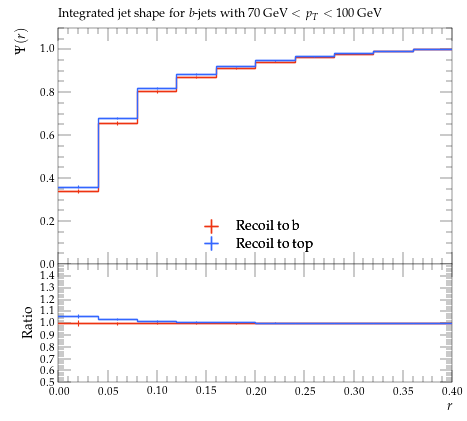

Source code (Python):
#! /usr/bin/env python

# This Python script was auto-generated using YODA v2.0.2.
# Analysis object: /ATLAS_2013_I1243871/d04-x01-y02
# Timestamp: 06-08-2026 (15:14:31)

import matplotlib as mpl
import matplotlib.pyplot as plt
mpl.use('Agg') # comment out for interactive use
import os
import numpy as np

plotDir = os.path.split(os.path.realpath(__file__))[0]
if 'YODA_USER_PLOT_PATH' in globals():
    plot_outdir = globals()['YODA_USER_PLOT_PATH']
else:
    plot_outdir = plotDir

#plot style
plt.style.use(os.path.join(plotDir, '../default.mplstyle'))
# plot metadata
figW, figH = plt.rcParams['figure.figsize']
ax_xLabel = r'$r$'
ax_yLabel = r'$\Psi(r)$'
ax_title  = r'Integrated jet shape for $b$-jets with $70\,\mathrm{GeV} < p_T < 100\,\mathrm{GeV}$'
ax_xScale = 'linear'
ax_yScale = 'linear'
xLims = (0.0, 0.4)
yLims = (0.0, 1.1)

# TeX-friendly labels for the legend
labels = {
    'legend' : ([ r"Recoil to b", r"Recoil to top" ], r""),
}

# Adjust canvas width and height
canvasW = 10.0
canvasH = 9.0
figW *= canvasW/10.
figH *= canvasH/9.

# Create figure and axis objects
fig, (ax, ratio0_ax) = plt.subplots(2, 1, sharex=True,
                  figsize=(figW,figH), gridspec_kw={'height_ratios': (6.0, 3.0)})

# Set figure margins
plt.subplots_adjust(
    left   = 1.0 * plt.rcParams['figure.subplot.left'],
    right  = 1.0 * plt.rcParams['figure.subplot.right'],
    top    = 1.0 * plt.rcParams['figure.subplot.top'],
    bottom = 1.0 * plt.rcParams['figure.subplot.bottom'])

ratio0_ax.yaxis.set_major_locator(mpl.ticker.MultipleLocator(0.1))
ratio0_ax.set_ylim(0.5, 1.4999)
ratio0_ax.set_ylabel('Ratio')

# the numerical data is stored in a separate file
dataf = dict()
prefix = os.path.split(__file__)[0]
if prefix:    prefix = prefix + '/'
exec(open(prefix+'d04-x01-y02__data.py').read(), dataf)


legend_handles = dict() # keep track of handles for the legend

# style options for curves
# starts at zorder>=5 to draw curve on top of legend
styles = {
  'recoil_b': {
    'color' : '#EE3311',
    'linestyle' : '-',
    'linewidth' : 1,
    'marker' : 'none',
    'markersize' : 2,
    'capsize' : 0.0,
    'zorder' : 5,
    'histstyle' : 1,
    'drawstyle' : 'steps-pre',
    'xerrorbars' : 1,
    'yerrorbars' : 1,
    'fillcolor' : None,
    'fillopacity' : 1.0,
    'ratio0_linestyle' : '-',
    'ratio0_linewidth' : 1,
    'ratio0_marker' : 'none',
    'ratio0_markersize' : 2,
    'ratio0_capsize' : 0.0,
    'ratio0_zorder' : 5,
    'ratio0_histstyle' : 1,
    'ratio0_drawstyle' : 'steps-pre',
    'ratio0_xerrorbars' : 1,
    'ratio0_yerrorbars' : 1,
  },
  'recoil_t': {
    'color' : '#3366FF',
    'linestyle' : '-',
    'linewidth' : 1,
    'marker' : 'none',
    'markersize' : 2,
    'capsize' : 0.0,
    'zorder' : 6,
    'histstyle' : 1,
    'drawstyle' : 'steps-pre',
    'xerrorbars' : 1,
    'yerrorbars' : 1,
    'fillcolor' : None,
    'fillopacity' : 1.0,
    'ratio0_linestyle' : '-',
    'ratio0_linewidth' : 1,
    'ratio0_marker' : 'none',
    'ratio0_markersize' : 2,
    'ratio0_capsize' : 0.0,
    'ratio0_zorder' : 6,
    'ratio0_histstyle' : 1,
    'ratio0_drawstyle' : 'steps-pre',
    'ratio0_xerrorbars' : 1,
    'ratio0_yerrorbars' : 1,
  },
}

# curve from input yoda files in main panel
for label, yvals in dataf['yvals'].items():
    if all(np.isnan(v) for v in dataf['yvals'][label]):
        continue
    tmp = None
    if styles[label]['histstyle']: # draw as histogram
        xpos = dataf['xedges'][label] if styles[label]['drawstyle'] else dataf['xpoints'][label]
        ypos = np.insert(yvals, 0, yvals[0]) if styles[label]['drawstyle'] else yvals
        if styles[label]['fillcolor']: # fill area below curve
            ax.fill_between(xpos, ypos, step='pre',
                            color=styles[label]['fillcolor'],
                            alpha=styles[label]['fillopacity'])
        tmp, = ax.plot(xpos, ypos,
                       color=styles[label]['color'],
                       linestyle=styles[label]['linestyle'],
                       linewidth=styles[label]['linewidth'],
                       drawstyle=styles[label]['drawstyle'], solid_joinstyle='miter',
                       zorder=styles[label]['zorder'], label=label)
    tmp = ax.errorbar(dataf['xpoints'][label], yvals,
                      xerr=np.array(dataf['xerrs'][label])*styles[label]['xerrorbars'],
                      yerr=np.array(dataf['yerrs'][label])*styles[label]['yerrorbars'],
                      fmt=styles[label]['marker'], capsize=styles[label]['capsize'],
                      markersize=styles[label]['markersize'],
                      ecolor=styles[label]['color'],
                      color=styles[label]['color'], zorder=styles[label]['zorder'])
    tmp[-1][0].set_linestyle(styles[label]['linestyle'])
    tmp[-1][0].set_linewidth(styles[label]['linewidth'])
    if label in dataf['add_legend_handle']:  legend_handles[label] = tmp
    for varLabel in dataf['variation_yvals'].keys():
        if varLabel.startswith(label):
            tmp, = ax.plot(dataf['xedges'][label], dataf['variation_yvals'][varLabel],
                           color=styles[label]['color'],
                           linestyle=styles[label]['linestyle'],
                           linewidth=styles[label]['linewidth'],
                           drawstyle='steps-pre', solid_joinstyle='miter',
                           zorder=styles[label]['zorder'], alpha=0.5)


# plots on ratio panel
# curve from input yoda files in ratio panel
for label, yvals in dataf['ratio0_yvals'].items():
    if all(np.isnan(v) for v in yvals):
        continue
    if styles[label]['ratio0_histstyle']: # plot as histogram
        xpos = dataf['xedges']['recoil_b'] if styles[label]['ratio0_drawstyle'] else dataf['xpoints']['recoil_b']
        ypos = np.insert(yvals, 0, yvals[0]) if styles[label]['ratio0_drawstyle'] else yvals
        ratio0_ax.plot(xpos, ypos,
                       color=styles[label]['color'],
                       linewidth=styles[label]['linewidth'],
                       linestyle=styles[label]['ratio0_linestyle'],
                       drawstyle=styles[label]['ratio0_drawstyle'], zorder=styles[label]['zorder'],
                       solid_joinstyle='miter')
    tmp = ratio0_ax.errorbar(dataf['xpoints']['recoil_b'], yvals,
                             xerr=np.array(dataf['ref_xerrs'])*styles[label]['ratio0_xerrorbars'],
                             yerr=np.array(dataf['ratio0_yerrs'][label])*styles[label]['ratio0_yerrorbars'],
                             fmt=styles[label]['ratio0_marker'], capsize=styles[label]['ratio0_capsize'],
                             markersize=styles[label]['ratio0_markersize'],
                             ecolor=styles[label]['color'],
                             color=styles[label]['color'])
    tmp[-1][0].set_linestyle(styles[label]['ratio0_linestyle'])
    tmp[-1][0].set_linewidth(styles[label]['ratio0_linewidth'])

    for varlabel in dataf['ratio0_variation_vals'].keys():
        if varlabel.startswith(label):
            ratio0_ax.plot(dataf['xedges']['recoil_b'],
                            dataf['ratio0_variation_vals'][varlabel],
                            color=styles[label]['color'],
                            linestyle=styles[label]['linestyle'],
                            linewidth=styles[label]['linewidth'],
                            drawstyle='steps-pre', solid_joinstyle='miter',
                            zorder=1, alpha=0.5)

legend_items = list(legend_handles.values())
ax.add_artist(ax.legend(legend_items,
                        labels['legend'][0],
                        title=labels['legend'][1],
                        alignment='left',
                        loc='lower center',
                        bbox_to_anchor=(0.5, 0.0)))

# set plot metadata as defined above
ratio0_ax.set_xlabel(ax_xLabel)
ratio0_ax.xaxis.set_label_coords(1., -0.15)
ax.set_ylabel(ax_yLabel, ha='right', va='top')
ax.yaxis.set_label_coords(-0.11, 1.0)
ax.set_title(ax_title, loc='left')
ax.set_xscale(ax_xScale)
ax.set_yscale(ax_yScale)
ax.set_xlim(xLims)
ax.set_ylim(yLims)

# tick formatting
plt.rcParams['xtick.top'] = True
plt.rcParams['ytick.right'] = True
fig.align_ylabels((ax, ratio0_ax))
plt.savefig(os.path.join(plot_outdir, 'd04-x01-y02.pdf'), format='PDF')
plt.savefig(os.path.join(plot_outdir, 'd04-x01-y02.png'), format='PNG')

plt.close(fig)
